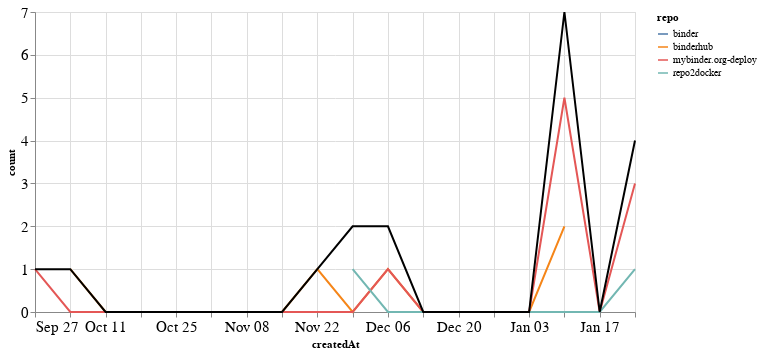

The cell this chart's notebook holds for it:
### Markdown cell above
### PRs

### Code cell
prs_time = prs.groupby('repo').resample('W', on='createdAt').count()['author'].reset_index()
prs_time = prs_time.rename(columns={'author': 'count'})
prs_time_total = prs_time.groupby('createdAt').agg({"count": "sum"}).reset_index()

ch1 = alt.Chart(prs_time, width=600).mark_line().encode(
    x='createdAt',
    y='count',
    color='repo',
    tooltip="repo"
)

ch2 = alt.Chart(prs_time_total, width=600).mark_line(color="black").encode(
    x='createdAt',
    y='count',
)

ch1 + ch2

### Figure 1 — Vega-Lite specification as saved in the notebook (floating-point values rounded to 4 significant figures)
{"config": {"axisLeft": {"labelFontSize": 15}, "axisBottom": {"labelFontSize": 15}}, "layer": [{"data": {"name": "data-06f53c130f07421ae5230a38403a2c9c"}, "mark": "line", "encoding": {"color": {"type": "nominal", "field": "repo"}, "tooltip": {"type": "nominal", "field": "repo"}, "x": {"type": "temporal", "field": "createdAt"}, "y": {"type": "quantitative", "field": "count"}}, "width": 600}, {"data": {"name": "data-8f1fd9aecd29970546f294c907b7998d"}, "mark": {"type": "line", "color": "black"}, "encoding": {"x": {"type": "temporal", "field": "createdAt"}, "y": {"type": "quantitative", "field": "count"}}, "width": 600}], "$schema": "https://vega.github.io/schema/vega-lite/v4.8.1.json", "datasets": {"data-06f53c130f07421ae5230a38403a2c9c": [{"repo": "binder", "createdAt": "2020-11-29T00:00:00", "count": 1}, {"repo": "binderhub", "createdAt": "2020-10-04T00:00:00", "count": 1}, {"repo": "binderhub", "createdAt": "2020-10-11T00:00:00", "count": 0}, {"repo": "binderhub", "createdAt": "2020-10-18T00:00:00", "count": 0}, {"repo": "binderhub", "createdAt": "2020-10-25T00:00:00", "count": 0}, {"repo": "binderhub", "createdAt": "2020-11-01T00:00:00", "count": 0}, {"repo": "binderhub", "createdAt": "2020-11-08T00:00:00", "count": 0}, {"repo": "binderhub", "createdAt": "2020-11-15T00:00:00", "count": 0}, {"repo": "binderhub", "createdAt": "2020-11-22T00:00:00", "count": 1}, {"repo": "binderhub", "createdAt": "2020-11-29T00:00:00", "count": 0}, {"repo": "binderhub", "createdAt": "2020-12-06T00:00:00", "count": 1}, {"repo": "binderhub", "createdAt": "2020-12-13T00:00:00", "count": 0}, {"repo": "binderhub", "createdAt": "2020-12-20T00:00:00", "count": 0}, {"repo": "binderhub", "createdAt": "2020-12-27T00:00:00", "count": 0}, {"repo": "binderhub", "createdAt": "2021-01-03T00:00:00", "count": 0}, {"repo": "binderhub", "createdAt": "2021-01-10T00:00:00", "count": 2}, {"repo": "mybinder.org-deploy", "createdAt": "2020-09-27T00:00:00", "count": 1}, {"repo": "mybinder.org-deploy", "createdAt": "2020-10-04T00:00:00", "count": 0}, {"repo": "mybinder.org-deploy", "createdAt": "2020-10-11T00:00:00", "count": 0}, {"repo": "mybinder.org-deploy", "createdAt": "2020-10-18T00:00:00", "count": 0}, {"repo": "mybinder.org-deploy", "createdAt": "2020-10-25T00:00:00", "count": 0}, {"repo": "mybinder.org-deploy", "createdAt": "2020-11-01T00:00:00", "count": 0}, {"repo": "mybinder.org-deploy", "createdAt": "2020-11-08T00:00:00", "count": 0}, {"repo": "mybinder.org-deploy", "createdAt": "2020-11-15T00:00:00", "count": 0}, {"repo": "mybinder.org-deploy", "createdAt": "2020-11-22T00:00:00", "count": 0}, {"repo": "mybinder.org-deploy", "createdAt": "2020-11-29T00:00:00", "count": 0}, {"repo": "mybinder.org-deploy", "createdAt": "2020-12-06T00:00:00", "count": 1}, {"repo": "mybinder.org-deploy", "createdAt": "2020-12-13T00:00:00", "count": 0}, {"repo": "mybinder.org-deploy", "createdAt": "2020-12-20T00:00:00", "count": 0}, {"repo": "mybinder.org-deploy", "createdAt": "2020-12-27T00:00:00", "count": 0}, {"repo": "mybinder.org-deploy", "createdAt": "2021-01-03T00:00:00", "count": 0}, {"repo": "mybinder.org-deploy", "createdAt": "2021-01-10T00:00:00", "count": 5}, {"repo": "mybinder.org-deploy", "createdAt": "2021-01-17T00:00:00", "count": 0}, {"repo": "mybinder.org-deploy", "createdAt": "2021-01-24T00:00:00", "count": 3}, {"repo": "repo2docker", "createdAt": "2020-11-29T00:00:00", "count": 1}, {"repo": "repo2docker", "createdAt": "2020-12-06T00:00:00", "count": 0}, {"repo": "repo2docker", "createdAt": "2020-12-13T00:00:00", "count": 0}, {"repo": "repo2docker", "createdAt": "2020-12-20T00:00:00", "count": 0}, {"repo": "repo2docker", "createdAt": "2020-12-27T00:00:00", "count": 0}, {"repo": "repo2docker", "createdAt": "2021-01-03T00:00:00", "count": 0}, {"repo": "repo2docker", "createdAt": "2021-01-10T00:00:00", "count": 0}, {"repo": "repo2docker", "createdAt": "2021-01-17T00:00:00", "count": 0}, {"repo": "repo2docker", "createdAt": "2021-01-24T00:00:00", "count": 1}], "data-8f1fd9aecd29970546f294c907b7998d": [{"createdAt": "2020-09-27T00:00:00", "count": 1}, {"createdAt": "2020-10-04T00:00:00", "count": 1}, {"createdAt": "2020-10-11T00:00:00", "count": 0}, {"createdAt": "2020-10-18T00:00:00", "count": 0}, {"createdAt": "2020-10-25T00:00:00", "count": 0}, {"createdAt": "2020-11-01T00:00:00", "count": 0}, {"createdAt": "2020-11-08T00:00:00", "count": 0}, {"createdAt": "2020-11-15T00:00:00", "count": 0}, {"createdAt": "2020-11-22T00:00:00", "count": 1}, {"createdAt": "2020-11-29T00:00:00", "count": 2}, {"createdAt": "2020-12-06T00:00:00", "count": 2}, {"createdAt": "2020-12-13T00:00:00", "count": 0}, {"createdAt": "2020-12-20T00:00:00", "count": 0}, {"createdAt": "2020-12-27T00:00:00", "count": 0}, {"createdAt": "2021-01-03T00:00:00", "count": 0}, {"createdAt": "2021-01-10T00:00:00", "count": 7}, {"createdAt": "2021-01-17T00:00:00", "count": 0}, {"createdAt": "2021-01-24T00:00:00", "count": 4}]}}
